Frame 1 (no input): blank canvas, image omitted
Frame 60 (the mouse pressed at the canvas centre just before this capture): blank canvas, image omitted
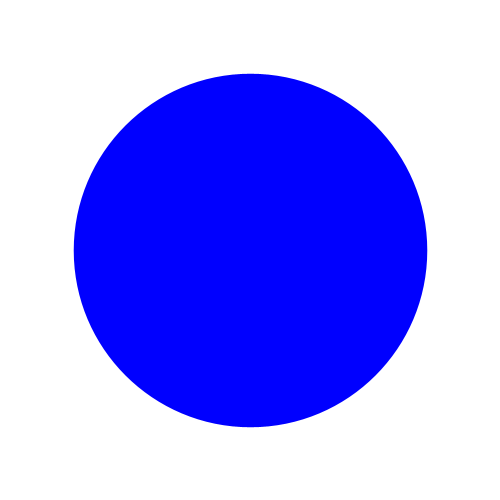
Frame 120 (the mouse held since frame 60 and released just before this capture)

The Processing sketch whose frames 1 and 60 were blank and that drew this single picture after the mouse press (run headless with seeded random() and noise(); from frame 60 on, the mouse is pressed at the canvas centre):

// Processing sketch: processing_136079
// ── processing_136079.pde

float r;
float g;
float b;

void setup(){
  size(500,500);
  background(255);
}

void draw(){
   if(mousePressed){
     fill(0);
     stroke(r,g,b);
     float weight=dist(pmouseX, pmouseY, mouseX, mouseY);
     strokeWeight(weight);
     point(mouseX, mouseY);
   }
   changeColor();
}

void changeColor(){
  r=(255*mouseY/height);
  g=(255*mouseX/width);
  b=(255*mag(width, height)/mag(mouseX,mouseY));
}
